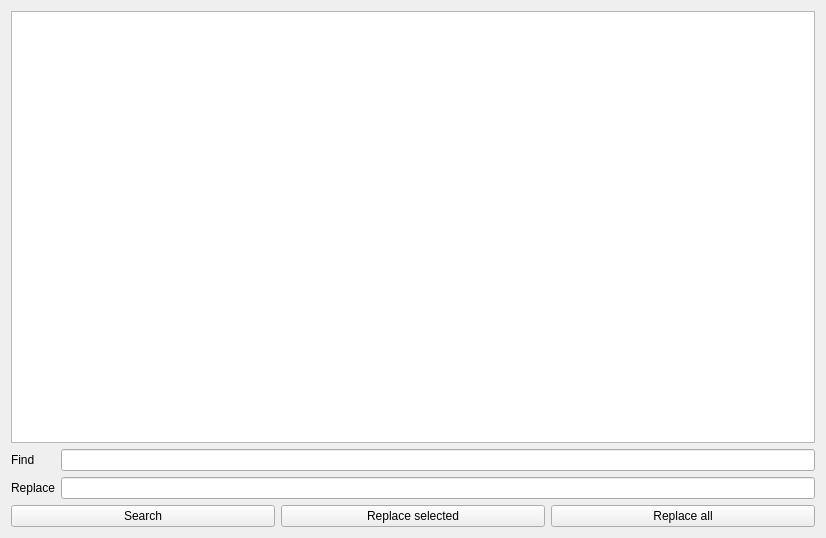
<?xml version="1.0" encoding="UTF-8"?>
<ui version="4.0">
 <class>ProjectGlobalSearchWidget</class>
 <widget class="QWidget" name="ProjectGlobalSearchWidget">
  <property name="geometry">
   <rect>
    <x>0</x>
    <y>0</y>
    <width>826</width>
    <height>538</height>
   </rect>
  </property>
  <property name="windowTitle">
   <string>Form</string>
  </property>
  <property name="locale">
   <locale language="English" country="UnitedStates"/>
  </property>
  <layout class="QVBoxLayout" name="verticalLayout">
   <item>
    <widget class="QListView" name="resoultList">
     <property name="editTriggers">
      <set>QAbstractItemView::EditTrigger::NoEditTriggers</set>
     </property>
     <property name="selectionMode">
      <enum>QAbstractItemView::SelectionMode::MultiSelection</enum>
     </property>
    </widget>
   </item>
   <item>
    <layout class="QFormLayout" name="formLayout">
     <item row="0" column="0">
      <widget class="QLabel" name="label_2">
       <property name="text">
        <string>Find</string>
       </property>
      </widget>
     </item>
     <item row="0" column="1">
      <widget class="QLineEdit" name="searchLine">
       <property name="clearButtonEnabled">
        <bool>true</bool>
       </property>
      </widget>
     </item>
     <item row="1" column="0">
      <widget class="QLabel" name="label">
       <property name="text">
        <string>Replace</string>
       </property>
      </widget>
     </item>
     <item row="1" column="1">
      <widget class="QLineEdit" name="replaceLine">
       <property name="clearButtonEnabled">
        <bool>true</bool>
       </property>
      </widget>
     </item>
    </layout>
   </item>
   <item>
    <layout class="QHBoxLayout" name="horizontalLayout">
     <item>
      <widget class="QPushButton" name="searchButton">
       <property name="text">
        <string>Search</string>
       </property>
      </widget>
     </item>
     <item>
      <widget class="QPushButton" name="replaceSelectedButton">
       <property name="text">
        <string>Replace selected</string>
       </property>
      </widget>
     </item>
     <item>
      <widget class="QPushButton" name="replaceAllButton">
       <property name="text">
        <string>Replace all</string>
       </property>
      </widget>
     </item>
    </layout>
   </item>
  </layout>
 </widget>
 <resources/>
 <connections/>
</ui>
